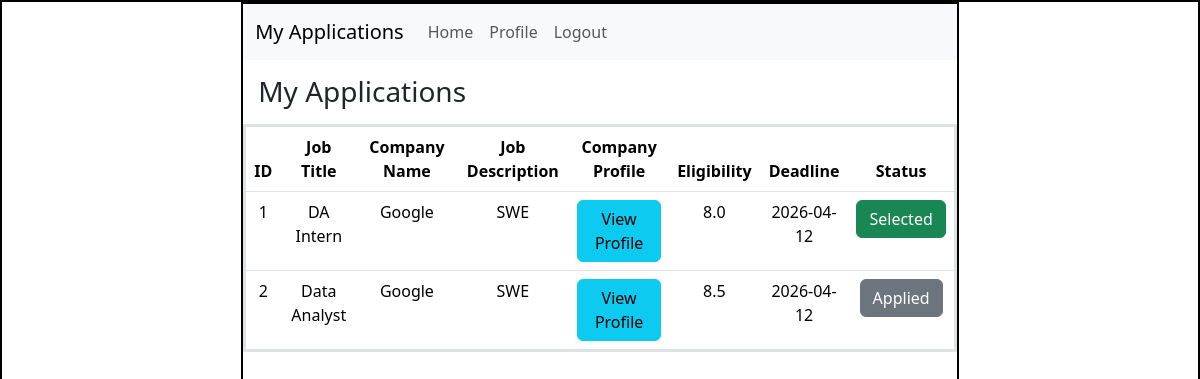
Page /my_applications (signed in) on the committed database.
### application/models.py (models this page shows)
class Application(db.Model):
    __tablename__ = "application"
    id = db.Column(db.Integer(), primary_key=True)
    student_id = db.Column(db.Integer(), db.ForeignKey('user.id'), nullable=False)
    drive_id = db.Column(db.Integer(), db.ForeignKey('placement_drive.id'), nullable=False)
    date = db.Column(db.String(), nullable=False)
    status = db.Column(db.String(), nullable=False, default='applied')

class PlacementDrive(db.Model):
    __tablename__ = "placement_drive"   # ✅ IMPORTANT
    id = db.Column(db.Integer(), primary_key=True)
    company_id = db.Column(db.Integer(), db.ForeignKey('company.id'))
    job_title = db.Column(db.String(), nullable=False)
    description = db.Column(db.String())
    eligibility = db.Column(db.String())
    deadline = db.Column(db.Date)
    status = db.Column(db.String(), default='pending')

class Company(db.Model):
    __tablename__ = "company"
    id = db.Column(db.Integer(), primary_key=True)
    user_id = db.Column(db.Integer(), db.ForeignKey('user.id'))
    company_name = db.Column(db.String(), nullable=False)
    registration_no = db.Column(db.String(), unique=True)
    overview = db.Column(db.String())
    location = db.Column(db.String())
    services = db.Column(db.String())
    hr_contact = db.Column(db.String())
    website = db.Column(db.String())
    status = db.Column(db.String(), default='pending')

### application/controllers.py (the view)
@app.route("/my_applications")
def my_applications():
    user_id = session.get("user_id")
    apps = Application.query.filter_by(student_id=user_id).all()
    drives = {d.id: d for d in PlacementDrive.query.all()}
    companies = {c.id: c for c in Company.query.all()}
    return render_template(
        "my_applications.html",
        apps=apps,
        drives=drives,
        companies=companies
    )

### templates/my_applications.html (shortened to what this page needs)
<!DOCTYPE html>
<html lang="en">
<head>
    <link rel="stylesheet" href="/static/style.css">
    <link href="https://cdn.jsdelivr.net/npm/bootstrap@5.3.8/dist/css/bootstrap.min.css" rel="stylesheet">
</head>
<body>
    <div id="main">
        <div id="canvas">
            <nav class="navbar navbar-expand-lg bg-body-tertiary">
                <div class="container-fluid">
                    <a class="navbar-brand">My Applications</a>
                    <div class="collapse navbar-collapse">
                        <ul class="navbar-nav me-auto">
                            <li class="nav-item">
                                <a class="nav-link" href="/student/dashboard">Home</a>
                            </li>
                            <li class="nav-item">
                                <a class="nav-link" href="/profile">Profile</a>
                            </li>
                            <li class="nav-item">
                                <a class="nav-link" href="/logout">Logout</a>
                            </li>
                        </ul>
                    </div>
                </div>
            </nav>
            <div id="content">
                <h3 class="headings">My Applications</h3>
                <table class="table text-center border border-3">
                    <thead>
                        <tr>
                            <th>ID</th>
                            <th>Job Title</th>
                            <th>Company Name</th>
                            <th>Job Description</th>
                            <th>Company Profile</th>
                            <th>Eligibility</th>
                            <th>Deadline</th>
                            <th>Status</th>
                        </tr>
                    </thead>
                    <tbody>
                        {% for app in apps %}
                        <tr>
                            <td>{{ app.id }}</td>
                            <td>{{ drives[app.drive_id].job_title }}</td>
                            <td>{{ companies[drives[app.drive_id].company_id].company_name }}</td>
                            <td>{{ drives[app.drive_id].description }}</td>
                            <td>
                                <a href="/company/profile/{{ companies[drives[app.drive_id].company_id].id }}" class="btn btn-info">
                                    View Profile
                                </a>
                            </td>
                            <td>{{ drives[app.drive_id].eligibility }}</td>
                            <td>{{ drives[app.drive_id].deadline }}</td>
                            <td>
                                {% if app.status == "applied" %}
                                    <button class="btn btn-secondary">Applied</button>
                                {% elif app.status == "shortlisted" %}
                                    <button class="btn btn-warning">Shortlisted</button>
                                {% elif app.status == "selected" %}
                                    <button class="btn btn-success">Selected</button>
                                {% elif app.status == "rejected" %}
                                    <button class="btn btn-danger">Rejected</button>
                                {% endif %}
                            </td>
                        </tr>
                        {% endfor %}
                    </tbody>
                </table>
            </div>
        </div>
    </div>
</body>
</html>

### static/style.css (style rules this page uses)
* { margin:0px; }
#main, #canvas { border: 2px solid black; }
#canvas { width:60%; height:780px; margin:auto; }
.headings { margin: 10px; padding: 5px; margin-top: 10px; }

### rows in the picture
Application: id "1", drive.deadline "2026-04-12", status "Selected"
PlacementDrive: job_title "DA Intern", description "SWE", eligibility "8.0"
Company: company_name "Google"
Application: id "2", drive.deadline "2026-04-12", status "Applied"
PlacementDrive: job_title "Data Analyst", description "SWE", eligibility "8.5"
